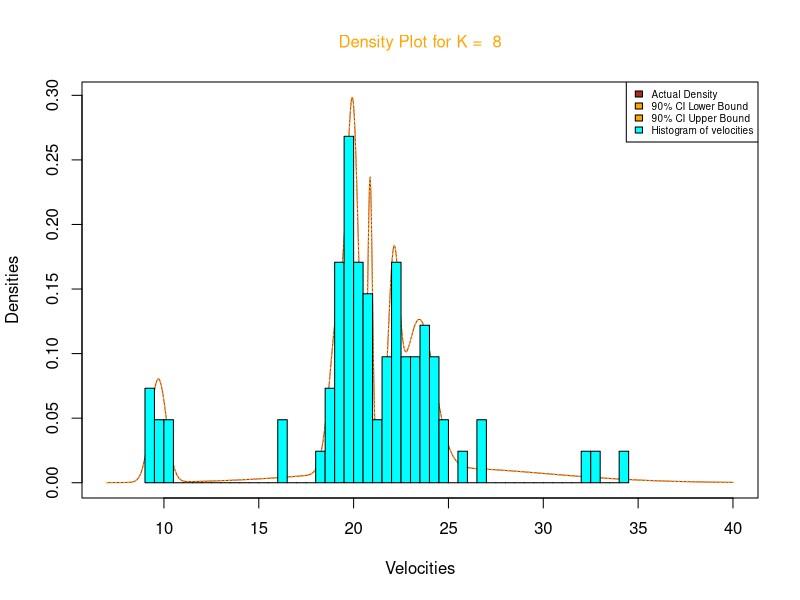

This figure's R source:
library('MASS')
library(ggplot2)
library(mclust, quietly=TRUE)
velocities <- galaxies/1000
normalize = function(x){return(x/sum(x))}

z_sample = function(x,pi,mu){
  dmat = outer(mu,x,"-") 
  p.z.given.x = as.vector(pi) * dnorm(dmat,0,1) 
  p.z.given.x = apply(p.z.given.x,2,normalize)
  z = rep(0, length(x))
  for(i in 1:length(z)){
    z[i] = sample(1:length(pi), size=1,prob=p.z.given.x[,i],replace=TRUE)
  }
  return(z)
}


pi_sample = function(z,k){
  counts = colSums(outer(z,1:k,FUN="=="))
  pi = gtools::rdirichlet(1,counts+1)
  return(pi)
}

mu_sample = function(x, z, k, prior){
  df = data.frame(x=x,z=z)
  mu = rep(0,k)
  for(i in 1:k){
    sample.size = sum(z==i)
    sample.mean = ifelse(sample.size==0,0,mean(x[z==i]))
    
    post.prec = sample.size+prior$prec
    post.mean = (prior$mean * prior$prec + sample.mean * sample.size)/post.prec
    mu[i] = rnorm(1,post.mean,sqrt(1/post.prec))
  }
  return(mu)
}

gibbs_sampling <- function(x,k,niter =1000,muprior = list(mean=0,prec=0.1)){
  pi = rep(1/k,k) # initialize
  mu = rnorm(k,0,10)
  z = z_sample(x,pi,mu)
  res = list(mu=matrix(nrow=niter, ncol=k), pi = matrix(nrow=niter,ncol=k), z = matrix(nrow=niter, ncol=length(x)))
  res$mu[1,]=mu
  res$pi[1,]=pi
  res$z[1,]=z 
  for(i in 2:niter){
    pi = pi_sample(z,k)
    mu = mu_sample(x,z,k,muprior)
    z = z_sample(x,pi,mu)
    res$mu[i,] = mu
    res$pi[i,] = pi
    res$z[i,] = z
  }
  return(res)
}
k = 8
fit = gibbs_sampling (velocities, k)
fit = Mclust(velocities, G=k, model="V")
mu = as.numeric(fit$parameters$mean) 
pi = fit$parameters$pro
sigma = fit$parameters$variance$sigmasq
sigma = sigma^0.5

x_sample <- seq(7,40,length=1000)
pdf_calculator = function(x_value, mus, pis, sigma, k){
  sum <- 0
  for (k in 1:k){
    sum = sum + pis[k]*dnorm(x_sample, mus[k], sigma[k])
  }
  return(sum)
}
y_sample <- pdf_calculator(x_sample, mu, pi, sigma, k)

mean_sample = mean(y_sample)
variance_sample = var(y_sample)
nr1 = qt(0.95, df=1000-1)
mean_margin <- nr1*variance_sample/sqrt(1000)
sample_lower_bound = y_sample - mean_margin
sample_upper_bound = y_sample + mean_margin
  
plot(x_sample, y_sample, type='l', xlab = "Velocities", ylab='Densities', col='brown')
lines(x_sample, sample_upper_bound, type = 'l', lty=3, col='orange')
lines(x_sample, sample_lower_bound, type = 'l', lty=3, col='orange')
legend(x = "topright", legend=c("Actual Density", "90% CI Lower Bound", "90% CI Upper Bound", "Histogram of velocities"), 
       fill = c("brown","orange", "orange", "cyan"), cex = 0.6
)
hist(velocities, prob = TRUE, col = 'cyan', breaks = 50, add=TRUE)
title(main = paste(c("Density Plot for K = "),k),
      cex.main = 1,   font.main= 1, col.main= "orange",
)
